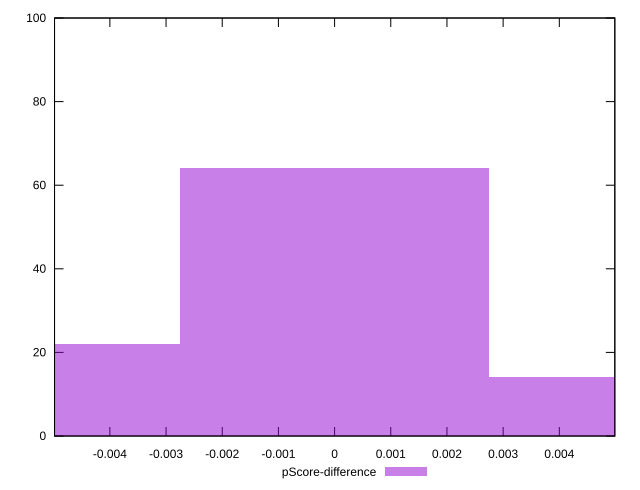

Source code (gnuplot):
reset

$pScoreDifference <<EOF
0 64
-0.005508396393889837 22
0.005508396393889837 14
EOF

set key outside below
set boxwidth 0.005508396393889837
set xrange [-0.004985008044108286:0.004987954365456293]
set yrange [0:100]
set trange [0:100]
set style fill transparent solid 0.5 noborder
set terminal svg size 640, 490 enhanced background rgb 'white'
set output "reports/report_00030_2021-02-24T20-42-31.540Z/bootup-time/samples/astro/pScore-difference/histogram.svg"

plot $pScoreDifference title "pScore-difference" with boxes

reset
